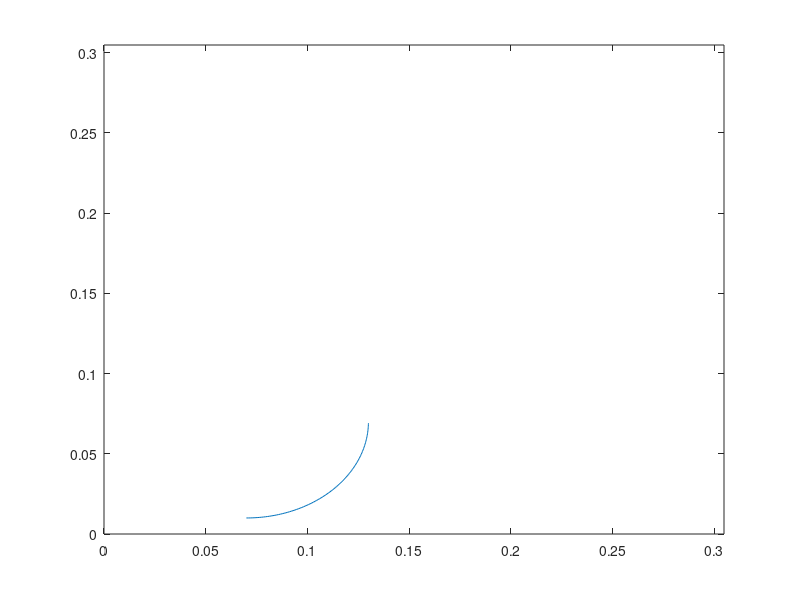
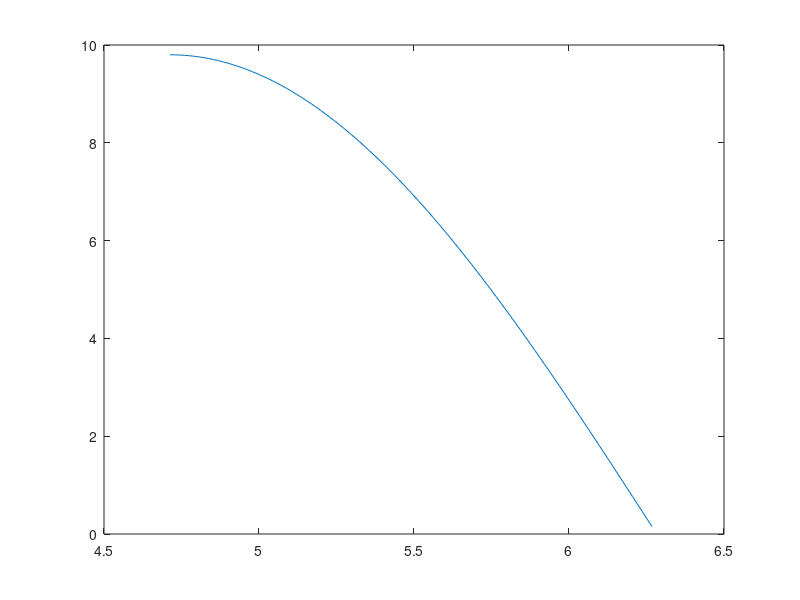

These figures' MATLAB source, in order:
% This script loops through a range of theta and puts x, y, omega and
% accelerations into a vector. 

xi = 0.07;
yi = 0.07;
g = -9.8;

thetaStart = 1.5*pi;
thetaEnd = 2*pi;
thetaRange = thetaEnd - thetaStart;

r = 0.07;   % Radius of track
R = 0.01;   % Radius of Ball

steps = 100;

% MATRIX LAYOUT: theta, xpos, ypos, ax, ay
thetaV = zeros(steps:3);    % makes a horizontal matrix 

% PROBABLY A GOOD CALL TO MAKE STEPS A GLOBAL VARIABLE FOR THE ENTIRE SIM
% SO THAT THE VECTORS ARE ALWAYS A CONSISTENT SIZE

for n = 0:steps-1;  % we want 
    theta = thetaStart + (thetaRange / steps) * n;  % chew through theta
    x = ((r-R) * cos(theta)) + xi;  % use r-R because we want position of COG
    y = ((r-R) * sin(theta)) + yi;
    ax = g * cos(theta);
    ay = g * sin(theta);
    thetaV(n+1, 1) = theta;    % matrices are one indexed :(
    thetaV(n+1, 2) = x;
    thetaV(n+1, 3) = y;
    thetaV(n+1, 4) = ax;
    thetaV(n+1, 5) = ay;
end

figure
plot(thetaV(1:steps, 2), thetaV(1:steps, 3));
axis([0 0.3048 0 0.3048]);
figure
plot(thetaV(1:steps, 1), thetaV(1:steps, 5));



%y = -sqrt(r^2 - x^2);  % equation of track from r^2 = x^2 + y^2, solved for y
